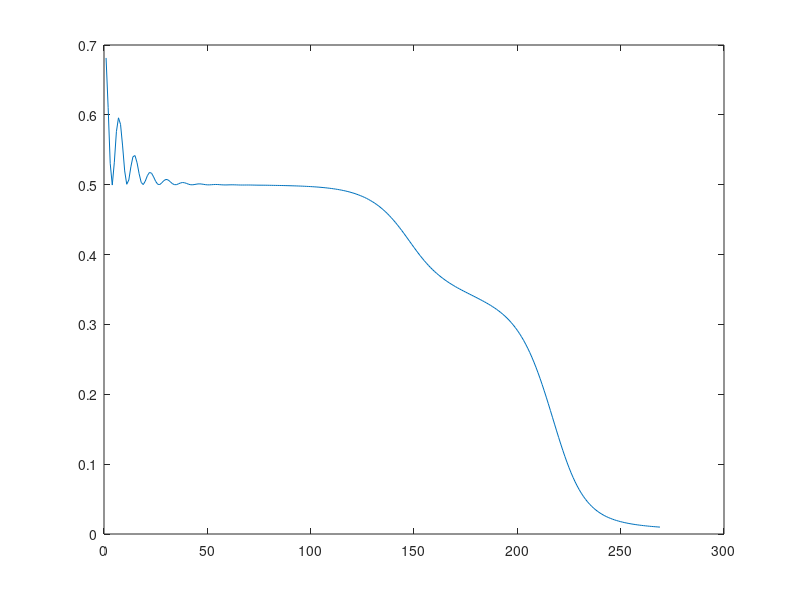

This chart was generated by the following MATLAB code:
#XOR NEURAL NETWORK WITH HYPERBOLIC SIGMOID FUNCTION
#DEVELOPED BY JOAO PAULO V.M
#IF YOU WILL GOING TO COPY ME, CITE ME, ASSHOLE

x = [ 1 1 1 1;0 0 1 1; 0 1 0 1]
theta =  rand(3,2) 
theta2 = rand(3,1)
m = size(x,2);
y = [0 1 1 0];
grad = zeros(size(theta));
grad2 = zeros(size(theta2));
alfa = 0.5;
momento = 0.9;
count = 0;
bias = [1, 1, 1, 1];
cost = [];
E = [];

for i = 1:50000
err = 0;
count = count +1;
#FORWARD PROPAGATION
z = theta'*x;

a2 = 1./(1+exp(-z));

a2 = [bias;a2];
z2 = theta2'*a2;

a3 = 1./(1+exp(-z2));


#BACKPROPAGATION
ERRO = y-a3;
delta3 = (a3.*(1-a3)) .* ERRO; #Local Gradient
delta2 = theta2*delta3 .* a2.*(1-a2);  #Local Gradient
delta2 = delta2(2:3,:);

grad2 = grad2 + a2*delta3';
grad = grad + x*delta2';


theta = momento.*theta + alfa*grad;
theta2 = momento.*theta2 + alfa*grad2;

err = sum (0.5 .* (ERRO).^2);

E = [E;err];

if err < 0.01
	count
	break
end
end

figure; plot(E)

printf "A saida da rede eh: ", a3

